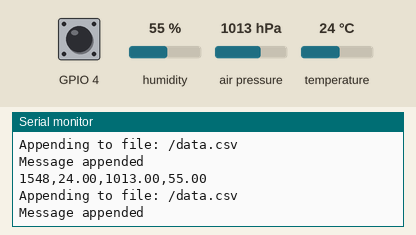
Simulated run of this program. Board: ESP32. On the bench: the last lines printed to the serial monitor. Inputs (shaded band) come from the test bench; at power-on: humidity 55 %, air pressure 1013 hPa, temperature 24 °C, GPIO 4 HIGH. Storage starts empty.

Above: at 1.7 s.
1.8 s: humidity set to 22 %
At 3.1 s:
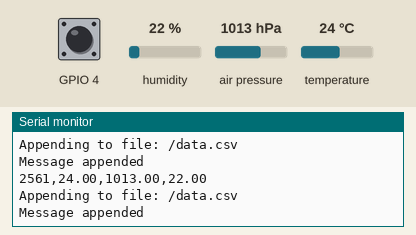
3.3 s: air pressure set to 952 hPa
At 4.4 s:
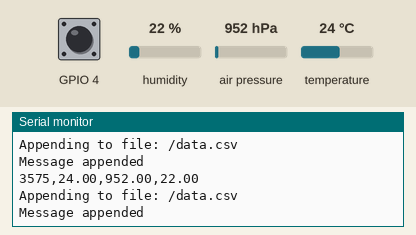
4.8 s: temperature set to 12 °C
At 6.3 s:
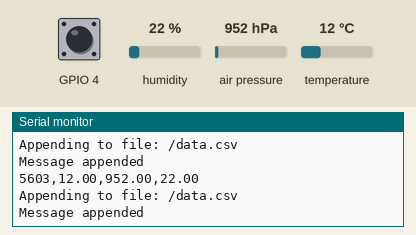
Timing chart, 0 to 7.8 s (numbered marks = the images above; inputs shaded):
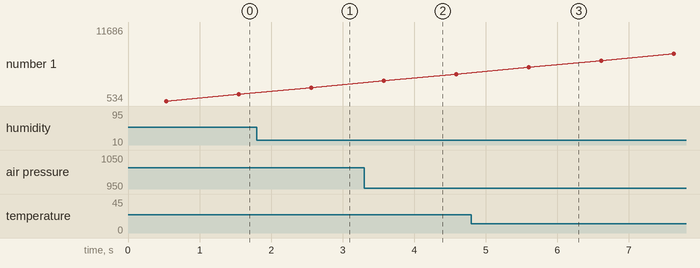

Measured:
- after the input at 1.8 s, the serial monitor: prints a new line after 0.76 s (image 1)
- after the input at 3.3 s, the serial monitor: prints a new line after 0.28 s (image 2)
- after the input at 4.8 s, the serial monitor: prints a new line after 0.80 s (image 3)

The program:

main.cpp
```cpp
#include <Adafruit_BME280.h>
#include <Arduino.h>
#include <SD.h>
#include <SPI.h>

#define SEALEVELPRESSURE_HPA (1013.25)

Adafruit_BME280 bme;

char *dataFilePath = "/data.csv";
bool isRecording = false;
bool isTouching = false;

void writeFile(const char *path, const char *message) {
    Serial.printf("Writing file: %s\n", path);

    File file = SD.open(path, FILE_WRITE);
    if (!file) {
        Serial.println("Failed to open file for writing");
        return;
    }
    if (file.print(message)) {
        Serial.println("File written");
    } else {
        Serial.println("Write failed");
    }
    file.close();
}

void appendFile(const char *path, const char *message) {
    Serial.printf("Appending to file: %s\n", path);

    File file = SD.open(path, FILE_APPEND);
    if (!file) {
        Serial.println("Failed to open file for appending");
        return;
    }
    if (file.print(message)) {
        Serial.println("Message appended");
    } else {
        Serial.println("Append failed");
    }
    file.close();
}

void printValues() {
    char message[32];
    snprintf(message, sizeof(message), "%lu,%.2f,%.2f,%.2f\n", millis(), bme.readTemperature(), bme.readPressure() / 100.0F, bme.readHumidity());
    Serial.println(message);
    appendFile(dataFilePath, message);
}

void setup() {
    Serial.begin(115200);
    delay(500);
    while (!Serial) {
        ;
    }  // wait for serial port to connect. Needed for native USB port only
    Serial.println("Initializing SD card...");
    if (!SD.begin()) {
        Serial.println("initialization failed!");
        return;
    }
    Serial.println("initialization done.");

    writeFile(dataFilePath, "Time (ms),Temperature (C),Pressure (hPa),Humidity (%)\n");

    if (!bme.begin(0x76)) {
        Serial.println("Could not find a valid BME280 sensor, check wiring!");
        while (1)
            ;
    }
}

void loop() {
    if (touchRead(4) < 75) {
        if (!isTouching) {
            isTouching = true;
            isRecording = !isRecording;
            Serial.printf("Touch sensed! Recording %s.\n", isRecording ? "started" : "stopped");
        }
    } else {
        isTouching = false;
    }
    if (isRecording) {
        printValues();
    }
    delay(1000);
}
```
